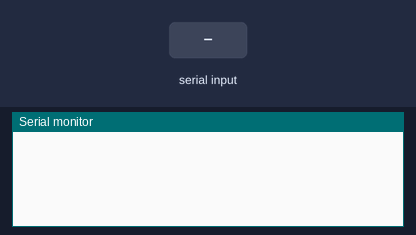
Simulated run of this sketch. Board: Arduino Uno, built with avr-gcc and run on an emulated ATmega328P. Parts: the last lines printed to the serial monitor. The test bench sets the inputs (shaded band).

Above: at 1.2 s.
1.3 s: "90,45\n" received over Serial
At 1.8 s:
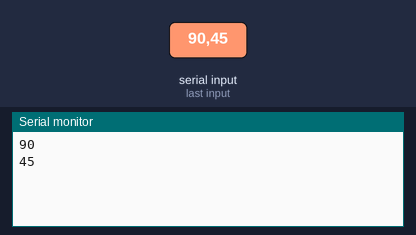
2.8 s: "30,150\n" received over Serial
At 5.0 s:
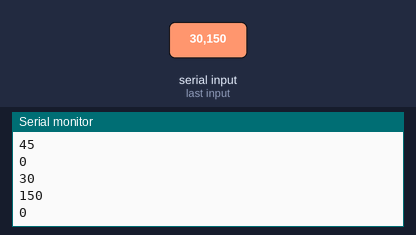
Timing chart, 0 to 6.5 s (numbered marks = the images above; inputs shaded):
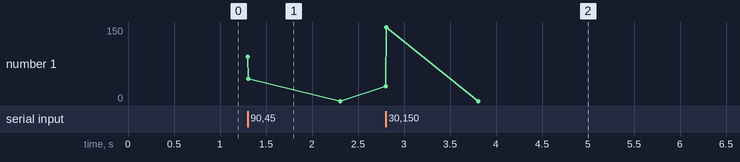

Measured:
- after the input at 1.3 s, the serial monitor: prints a new line at once (image 1)
- after the input at 2.8 s, the serial monitor: prints a new line at once (image 2)

The sketch:

Day1_Taking_input_of_int.ino
```cpp
void setup() {
  Serial.begin(9600);

}

void loop() {
  if(Serial.available())
  {
    int input = Serial.parseInt();

    Serial.print(input);
    Serial.print("\n");
  }

}
```
